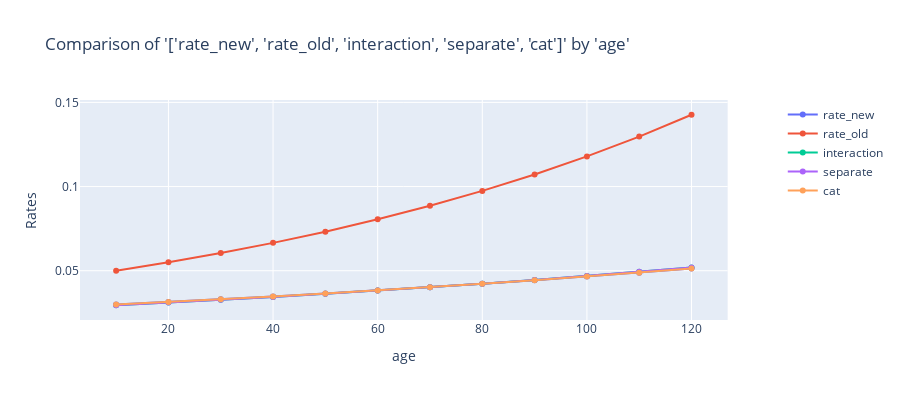

Write notebook code for a chart like this one.
### Code cell
charters.compare_rates(
    merge_new,
    x_axis="age",
    rates=["rate_new", "rate_old", "interaction", "separate", "cat"],
)

### Figure 1 — Plotly figure (JSON) as saved in the notebook; plotly's stock layout.template omitted (floating-point values rounded to 4 significant figures)
{"data": [{"mode": "lines+markers", "name": "rate_new", "type": "scatter", "x": [10, 20, 30, 40, 50, 60, 70, 80, 90, 100, 110, 120], "xaxis": "x", "y": [0.03, 0.0315, 0.03308, 0.03473, 0.03647, 0.03829, 0.0402, 0.04221, 0.04432, 0.04654, 0.04887, 0.05131], "yaxis": "y"}, {"mode": "lines+markers", "name": "rate_old", "type": "scatter", "x": [10, 20, 30, 40, 50, 60, 70, 80, 90, 100, 110, 120], "xaxis": "x", "y": [0.05, 0.055, 0.0605, 0.06655, 0.07321, 0.08053, 0.08858, 0.09744, 0.1072, 0.1179, 0.1297, 0.1427], "yaxis": "y"}, {"mode": "lines+markers", "name": "interaction", "type": "scatter", "x": [10, 20, 30, 40, 50, 60, 70, 80, 90, 100, 110, 120], "xaxis": "x", "y": [0.0295, 0.03107, 0.03272, 0.03446, 0.03628, 0.0382, 0.04022, 0.04234, 0.04456, 0.0469, 0.04935, 0.05192], "yaxis": "y"}, {"mode": "lines+markers", "name": "separate", "type": "scatter", "x": [10, 20, 30, 40, 50, 60, 70, 80, 90, 100, 110, 120], "xaxis": "x", "y": [0.0295, 0.03107, 0.03272, 0.03446, 0.03628, 0.0382, 0.04022, 0.04234, 0.04456, 0.0469, 0.04935, 0.05192], "yaxis": "y"}, {"mode": "lines+markers", "name": "cat", "type": "scatter", "x": [10, 20, 30, 40, 50, 60, 70, 80, 90, 100, 110, 120], "xaxis": "x", "y": [0.03, 0.0315, 0.03308, 0.03473, 0.03647, 0.03829, 0.0402, 0.04221, 0.04432, 0.04654, 0.04887, 0.05131], "yaxis": "y"}], "layout": {"height": 400, "title": {"text": "Comparison of '['rate_new', 'rate_old', 'interaction', 'separate', 'cat']' by 'age'"}, "xaxis": {"anchor": "y", "domain": [0, 0.94], "title": {"text": "age"}}, "yaxis": {"anchor": "x", "domain": [0, 1], "title": {"text": "Rates"}, "type": "-"}, "yaxis2": {"anchor": "x", "overlaying": "y", "side": "right"}}}
